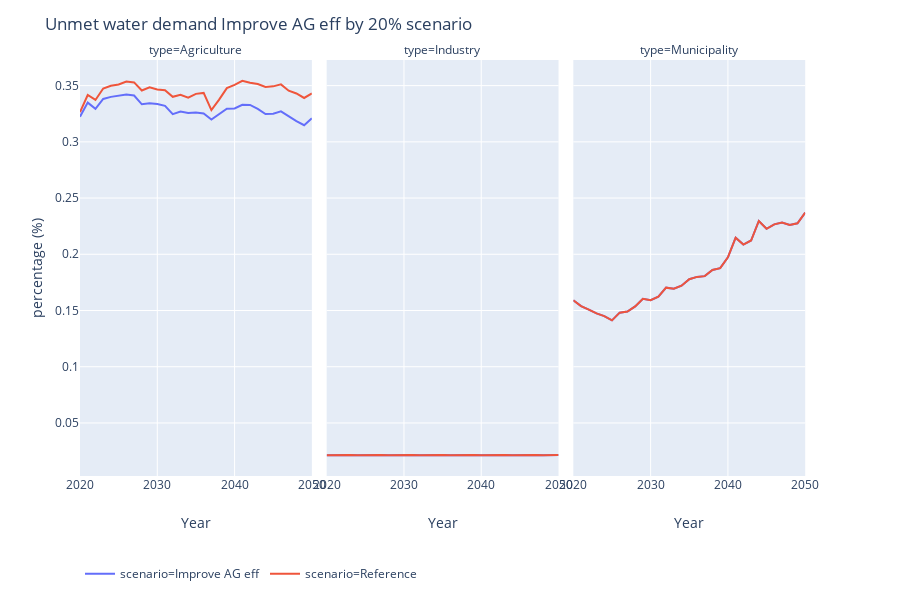

The notebook cell this image was saved under:
### Code cell
dff = df_all['Water_requirements']
dff_2 = df_all['Water_delivered']
dff = dff.groupby(['subscenario', 'scenario','level','type','Year']).sum()/1000000
dff_2 = dff_2.groupby(['subscenario', 'scenario','level','type','Year']).sum()/1000000

dff['water_delivered'] = dff.index.map(dff_2.value)

dff.reset_index(inplace=True)

dff['unmet_demand'] = (dff.value - dff.water_delivered) / dff.value

dff.reset_index(inplace=True)
dff = dff.loc[dff.scenario.isin(['Reference','Improve AG eff']) & (dff.subscenario=='Eto trend') & ((dff.level=='by 20%') | (dff.level==''))]
fig = px.line(dff, x="Year", y="unmet_demand", color='scenario', facet_col='type')
fig.update_layout({'legend_orientation':'h'})
fig.update_layout({'title':'Unmet water demand Improve AG eff by 20% scenario','yaxis_title':'percentage (%)'})
fig.update_layout(legend=dict(x=0, y=-0.2))
fig.show()
# plotly.offline.plot(fig, filename='name.html')
fig.write_image('Improve_AG_unmet.png', width=900, height=400, scale=4)

### Figure 1 — Plotly figure (JSON) as saved in the notebook; plotly's stock layout.template omitted (floating-point values rounded to 4 significant figures)
{"data": [{"hoverlabel": {"namelength": 0}, "hovertemplate": "scenario=Improve AG eff<br>type=Agriculture<br>Year=%{x}<br>unmet_demand=%{y}", "legendgroup": "scenario=Improve AG eff", "line": {"color": "#636efa", "dash": "solid"}, "mode": "lines", "name": "scenario=Improve AG eff", "showlegend": true, "type": "scatter", "x": [2020, 2021, 2022, 2023, 2024, 2025, 2026, 2027, 2028, 2029, 2030, 2031, 2032, 2033, 2034, 2035, 2036, 2037, 2038, 2039, 2040, 2041, 2042, 2043, 2044, 2045, 2046, 2047, 2048, 2049, 2050], "xaxis": "x", "y": [0.3224, 0.3349, 0.3293, 0.3381, 0.34, 0.3412, 0.342, 0.3412, 0.3334, 0.3343, 0.3337, 0.332, 0.3247, 0.3269, 0.3256, 0.326, 0.3252, 0.3199, 0.325, 0.3295, 0.3297, 0.3329, 0.3329, 0.3293, 0.3247, 0.325, 0.3271, 0.3224, 0.3185, 0.3148, 0.3209], "yaxis": "y"}, {"hoverlabel": {"namelength": 0}, "hovertemplate": "scenario=Improve AG eff<br>type=Industry<br>Year=%{x}<br>unmet_demand=%{y}", "legendgroup": "scenario=Improve AG eff", "line": {"color": "#636efa", "dash": "solid"}, "mode": "lines", "name": "scenario=Improve AG eff", "showlegend": false, "type": "scatter", "x": [2020, 2021, 2022, 2023, 2024, 2025, 2026, 2027, 2028, 2029, 2030, 2031, 2032, 2033, 2034, 2035, 2036, 2037, 2038, 2039, 2040, 2041, 2042, 2043, 2044, 2045, 2046, 2047, 2048, 2049, 2050], "xaxis": "x2", "y": [0.02131, 0.02152, 0.02152, 0.02152, 0.02131, 0.02152, 0.02152, 0.02152, 0.02131, 0.02152, 0.02152, 0.02152, 0.02131, 0.02152, 0.02152, 0.02152, 0.02131, 0.02152, 0.02152, 0.02152, 0.02131, 0.02152, 0.02152, 0.02152, 0.02131, 0.02152, 0.02152, 0.02152, 0.02131, 0.02152, 0.02152], "yaxis": "y2"}, {"hoverlabel": {"namelength": 0}, "hovertemplate": "scenario=Improve AG eff<br>type=Municipality<br>Year=%{x}<br>unmet_demand=%{y}", "legendgroup": "scenario=Improve AG eff", "line": {"color": "#636efa", "dash": "solid"}, "mode": "lines", "name": "scenario=Improve AG eff", "showlegend": false, "type": "scatter", "x": [2020, 2021, 2022, 2023, 2024, 2025, 2026, 2027, 2028, 2029, 2030, 2031, 2032, 2033, 2034, 2035, 2036, 2037, 2038, 2039, 2040, 2041, 2042, 2043, 2044, 2045, 2046, 2047, 2048, 2049, 2050], "xaxis": "x3", "y": [0.1591, 0.1539, 0.1507, 0.1474, 0.145, 0.1412, 0.1481, 0.149, 0.1536, 0.1604, 0.1591, 0.1623, 0.1703, 0.1693, 0.1721, 0.1778, 0.1799, 0.1806, 0.186, 0.1877, 0.1973, 0.2148, 0.2087, 0.2123, 0.2296, 0.2227, 0.2266, 0.2282, 0.226, 0.2276, 0.2371], "yaxis": "y3"}, {"hoverlabel": {"namelength": 0}, "hovertemplate": "scenario=Reference<br>type=Agriculture<br>Year=%{x}<br>unmet_demand=%{y}", "legendgroup": "scenario=Reference", "line": {"color": "#EF553B", "dash": "solid"}, "mode": "lines", "name": "scenario=Reference", "showlegend": true, "type": "scatter", "x": [2020, 2021, 2022, 2023, 2024, 2025, 2026, 2027, 2028, 2029, 2030, 2031, 2032, 2033, 2034, 2035, 2036, 2037, 2038, 2039, 2040, 2041, 2042, 2043, 2044, 2045, 2046, 2047, 2048, 2049, 2050], "xaxis": "x", "y": [0.3264, 0.3416, 0.3372, 0.3475, 0.3499, 0.351, 0.3537, 0.3528, 0.3457, 0.3485, 0.3466, 0.3459, 0.34, 0.3418, 0.3392, 0.3427, 0.3435, 0.3282, 0.3376, 0.3477, 0.3507, 0.3543, 0.3526, 0.3514, 0.3488, 0.3493, 0.3511, 0.3455, 0.343, 0.339, 0.343], "yaxis": "y"}, {"hoverlabel": {"namelength": 0}, "hovertemplate": "scenario=Reference<br>type=Industry<br>Year=%{x}<br>unmet_demand=%{y}", "legendgroup": "scenario=Reference", "line": {"color": "#EF553B", "dash": "solid"}, "mode": "lines", "name": "scenario=Reference", "showlegend": false, "type": "scatter", "x": [2020, 2021, 2022, 2023, 2024, 2025, 2026, 2027, 2028, 2029, 2030, 2031, 2032, 2033, 2034, 2035, 2036, 2037, 2038, 2039, 2040, 2041, 2042, 2043, 2044, 2045, 2046, 2047, 2048, 2049, 2050], "xaxis": "x2", "y": [0.02131, 0.02152, 0.02152, 0.02152, 0.02131, 0.02152, 0.02152, 0.02152, 0.02131, 0.02152, 0.02152, 0.02152, 0.02131, 0.02152, 0.02152, 0.02152, 0.02131, 0.02152, 0.02152, 0.02152, 0.02131, 0.02152, 0.02152, 0.02152, 0.02131, 0.02152, 0.02152, 0.02152, 0.02131, 0.02152, 0.02152], "yaxis": "y2"}, {"hoverlabel": {"namelength": 0}, "hovertemplate": "scenario=Reference<br>type=Municipality<br>Year=%{x}<br>unmet_demand=%{y}", "legendgroup": "scenario=Reference", "line": {"color": "#EF553B", "dash": "solid"}, "mode": "lines", "name": "scenario=Reference", "showlegend": false, "type": "scatter", "x": [2020, 2021, 2022, 2023, 2024, 2025, 2026, 2027, 2028, 2029, 2030, 2031, 2032, 2033, 2034, 2035, 2036, 2037, 2038, 2039, 2040, 2041, 2042, 2043, 2044, 2045, 2046, 2047, 2048, 2049, 2050], "xaxis": "x3", "y": [0.1591, 0.1539, 0.1507, 0.1474, 0.145, 0.1412, 0.1481, 0.149, 0.1536, 0.1604, 0.1591, 0.1623, 0.1703, 0.1693, 0.1721, 0.1778, 0.1799, 0.1806, 0.186, 0.1877, 0.1973, 0.2148, 0.2087, 0.2123, 0.2296, 0.2227, 0.2266, 0.2282, 0.226, 0.2276, 0.2371], "yaxis": "y3"}], "layout": {"annotations": [{"font": {}, "showarrow": false, "text": "type=Agriculture", "x": 0.1567, "xanchor": "center", "xref": "paper", "y": 1, "yanchor": "bottom", "yref": "paper"}, {"font": {}, "showarrow": false, "text": "type=Industry", "x": 0.49, "xanchor": "center", "xref": "paper", "y": 1, "yanchor": "bottom", "yref": "paper"}, {"font": {}, "showarrow": false, "text": "type=Municipality", "x": 0.8233, "xanchor": "center", "xref": "paper", "y": 1, "yanchor": "bottom", "yref": "paper"}], "height": 600, "legend": {"orientation": "h", "tracegroupgap": 0, "x": 0, "y": -0.2}, "margin": {"t": 60}, "title": {"text": "Unmet water demand Improve AG eff by 20% scenario"}, "xaxis": {"anchor": "y", "domain": [0, 0.3133], "title": {"text": "Year"}}, "xaxis2": {"anchor": "y2", "domain": [0.3333, 0.6467], "matches": "x", "title": {"text": "Year"}}, "xaxis3": {"anchor": "y3", "domain": [0.6667, 0.98], "matches": "x", "title": {"text": "Year"}}, "yaxis": {"anchor": "x", "domain": [0, 1], "title": {"text": "percentage (%)"}}, "yaxis2": {"anchor": "x2", "domain": [0, 1], "matches": "y", "showticklabels": false}, "yaxis3": {"anchor": "x3", "domain": [0, 1], "matches": "y", "showticklabels": false}}}
